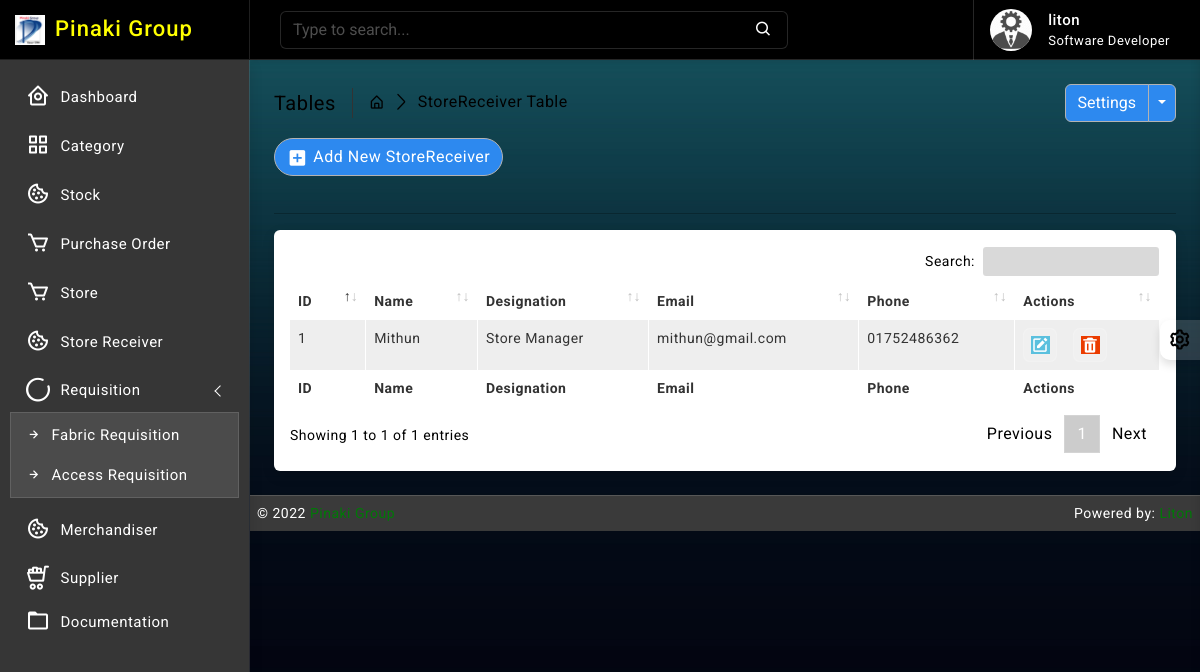
Before: /store_receiver/ (signed in) with the older database file.
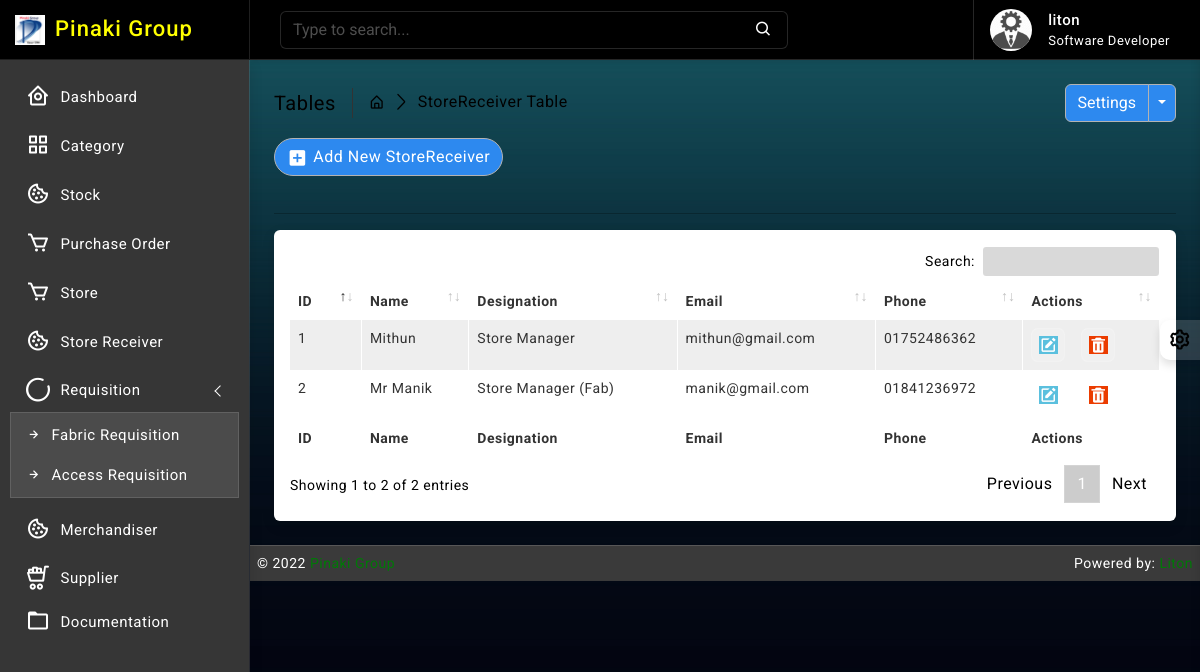
After: the same page with the newer database file.
### store_receiver/models.py (models this page shows, shortened)
class StoreReceiver(models.Model):
    name = models.CharField(max_length=64, null=True, unique=True, blank=True)
    designation = models.CharField(max_length=64, null=True, blank=True)
    email = models.EmailField(max_length=64, blank=True, unique=True)
    phone = models.CharField(max_length=16, null=True, blank=True, unique=True)
    created_at = models.DateTimeField(auto_now_add=True, auto_now=False)
    updated_at = models.DateTimeField(auto_now_add=False, auto_now=True)

### accounts/decorators.py (the view)
        def wrapper_func(request, *args, **kwargs):
            group = None
            if request.user.groups.exists():
                group = request.user.groups.all()[0].name
            if group in allowed_roles:
                return view_func(request, *args, **kwargs)
            else:
                return render(request, 'accounts/index.html')

### store_receiver/views.py (called while the page is built)
@login_required
@allowed_users(allowed_roles=['admin', 'store'])
def storeRec_read(request):
    storeRec_data = StoreReceiver.objects.all().order_by('-id')
    context = {
        'storeRec_data': storeRec_data
    }
    return render(request, 'store_receiver/read.html', context)

### templates/store_receiver/read.html (shortened to what this page needs)
{% extends 'base/base.html' %}
{% block body %}
{% load static %}
		<div class="page-wrapper">
			<div class="page-content">
				<div class="page-breadcrumb d-none d-sm-flex align-items-center mb-3">
					<div class="breadcrumb-title pe-3">Tables</div>
					<div class="ps-3">
						<nav aria-label="breadcrumb">
							<ol class="breadcrumb mb-0 p-0">
								<li class="breadcrumb-item"><a href="#"><i class="bx bx-home-alt"></i></a>
								</li>
								<li class="breadcrumb-item active" aria-current="page">StoreReceiver Table</li>
							</ol>
						</nav>
					</div>
					<div class="ms-auto">
						<div class="btn-group">
							<button type="button" class="btn btn-light">Settings</button>
							<button type="button" class="btn btn-light dropdown-toggle dropdown-toggle-split" data-bs-toggle="dropdown">	<span class="visually-hidden">Toggle Dropdown</span>
							</button>
						</div>
					</div>
				</div>
                <div class="ms-auto"><a href="/store_receiver/create/" class="btn btn-light radius-30 mt-2 mt-lg-0"><i class="bx bxs-plus-square"></i>Add New StoreReceiver</a></div><br>
				<hr/>
				<div class="card">
					<div class="card-body">
						<div class="table-responsive">
							<table id="example2" class="table table-striped table-bordered">
								<thead>
									<tr>
										<th>ID</th>
										<th>Name</th>
										<th>Designation</th>
                                        <th>Email</th>
                                        <th>Phone</th>
										<th>Actions</th>
									</tr>
								</thead>
								<tbody>
									{% for data in storeRec_data %}
									<tr>
									   <td>{{ data.id }}</td>
									   <td>{{ data.name }}</td>
									   <td>{{ data.designation }}</td>
                                       <td>{{ data.email }}</td>
                                       <td>{{ data.phone }}</td>
									   <td class="center">
										<div class="d-flex order-actions">
											<a class="" href="{% url 'storeRec_update' data.id %}">
												<i class='bx bxs-edit'></i>
											</a>
											<a class="ms-3" href="{% url 'storeRec_delete' data.id %}" onclick="return confirm('Are you sure?');">
												<i class='bx bxs-trash'></i>
											</a>
										</div>
									   </td>
									</tr>
								 {% endfor %}
								</tbody>
								<tfoot>
									<tr>
										<th>ID</th>
										<th>Name</th>
										<th>Designation</th>
                                        <th>Email</th>
                                        <th>Phone</th>
										<th>Actions</th>
									</tr>
								</tfoot>
							</table>
						</div>
					</div>
				</div>
			</div>
		</div>
{% endblock body %}

### templates/base/slider.html (shortened to what this page needs)
{% load static %}
		<div class="sidebar-wrapper" data-simplebar="true">
			<div class="sidebar-header">
				<div>
					<img src="{% static 'images/logo-icon.png' %}" class="logo-icon" alt="logo icon">
				</div>
				<div>
					<h4 class="logo-text">Pinaki Group</h4>
				</div>
				<div class="toggle-icon ms-auto"><i class='bx bx-arrow-to-left'></i>
				</div>
			</div>
			<ul class="metismenu" id="menu">
				<li>
					<a href="{% url 'home' %}">
						<div class="parent-icon"><i class='bx bx-home-circle'></i>
						</div>
						<div class="menu-title">Dashboard</div>
					</a>
				</li>
				{% for group in user.groups.all %}
				{% if group.name == "merchandiser" %}
						<li>
							<a href="{% url 'merchandiser_read' %}">
								<div class="parent-icon"><i class='bx bx-cookie'></i>
								</div>
								<div class="menu-title">Merchandiser</div>
							</a>
						</li>
						<li>
							<a href="/supplier/create/">
								<div class="parent-icon"><i class='lni lni-cart-full'></i>
								</div>
								<div class="menu-title">Supplier</div>
							</a>
						</li>
					{% else %}
					<li>
						<a href="{% url 'category_read' %}">
							<div class="parent-icon"><i class='bx bx-grid-alt'></i>
							</div>
							<div class="menu-title">Category</div>
						</a>
					</li>
					<li>
						<a href="{% url 'stock_read' %}">
							<div class="parent-icon"><i class='bx bx-cookie'></i>
							</div>
							<div class="menu-title">Stock</div>
						</a>
					</li>
					<li>
						<a href="{% url 'po_read' %}">
							<div class="parent-icon"><i class='bx bx-cart'></i>
							</div>
							<div class="menu-title">Purchase Order</div>
						</a>
					</li>
					<li>
						<a href="{% url 'store_read' %}">
							<div class="parent-icon"><i class='bx bx-cart'></i>
							</div>
							<div class="menu-title">Store</div>
						</a>
					</li>
						<li>
							<a href="{% url 'storeRec_read' %}">
								<div class="parent-icon"><i class='bx bx-cookie'></i>
								</div>
								<div class="menu-title">Store Receiver</div>
							</a>
						</li>
						<li>
							<a href="javascript:;" class="has-arrow">
								<div class="parent-icon"><i class='lni lni-spiner-solid'></i>
								</div>
								<div class="menu-title">Requisition</div>
							</a>
							<ul>
								<li> <a href="{% url 'fabricr_read' %}"><i class="bx bx-right-arrow-alt"></i>Fabric Requisition</a>
								</li>
								<li> <a href="{% url 'ar_read' %}"><i class="bx bx-right-arrow-alt"></i>Access Requisition</a>
								</li>
							</ul>
						</li>
					<li>
						<li>
							<a href="{% url 'merchandiser_read' %}">
								<div class="parent-icon"><i class='bx bx-cookie'></i>
								</div>
								<div class="menu-title">Merchandiser</div>
							</a>
						</li>
						<li>
							<a href="/supplier/create/">
								<div class="parent-icon"><i class='lni lni-cart-full'></i>
								</div>
								<div class="menu-title">Supplier</div>
							</a>
						</li>
					{% endif %}
				{% endfor %}
					<a href="https://codervent.com/dashtreme/documentation/index.html" target="_blank">
						<div class="parent-icon"><i class="bx bx-folder"></i>
						</div>
						<div class="menu-title">Documentation</div>
					</a>
				</li>
			</ul>
		</div>

Changed rows visible on the page:
added StoreReceiver: id "2", name "Mr Manik", designation "Store Manager (Fab)", email "manik@gmail.com", phone "01841236972"
Other visible differences:
text written by a page script: "Search: Showing 1 to 1 of 1 entries Previous 1 Next" → "Search: Showing 1 to 2 of 2 entries Previous 1 Next"
